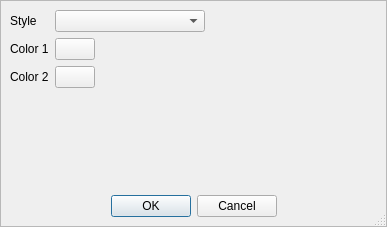
<?xml version="1.0" encoding="UTF-8"?>
<ui version="4.0">
 <class>StyleDialog</class>
 <widget class="QDialog" name="StyleDialog">
  <property name="windowModality">
   <enum>Qt::NonModal</enum>
  </property>
  <property name="geometry">
   <rect>
    <x>0</x>
    <y>0</y>
    <width>387</width>
    <height>227</height>
   </rect>
  </property>
  <property name="windowTitle">
   <string>Define Style</string>
  </property>
  <property name="sizeGripEnabled">
   <bool>true</bool>
  </property>
  <layout class="QVBoxLayout" name="verticalLayout">
   <property name="spacing">
    <number>0</number>
   </property>
   <property name="margin">
    <number>0</number>
   </property>
   <item>
    <widget class="HeaderFrame" name="headerFrame"/>
   </item>
   <item>
    <widget class="QFrame" name="frame_2">
     <property name="frameShape">
      <enum>QFrame::StyledPanel</enum>
     </property>
     <property name="frameShadow">
      <enum>QFrame::Raised</enum>
     </property>
     <layout class="QFormLayout" name="formLayout">
      <property name="fieldGrowthPolicy">
       <enum>QFormLayout::AllNonFixedFieldsGrow</enum>
      </property>
      <item row="0" column="0">
       <layout class="QGridLayout" name="gridLayout_2">
        <item row="2" column="2">
         <widget class="QPushButton" name="color2Button">
          <property name="sizePolicy">
           <sizepolicy hsizetype="Fixed" vsizetype="Fixed">
            <horstretch>0</horstretch>
            <verstretch>0</verstretch>
           </sizepolicy>
          </property>
          <property name="toolTip">
           <string>Choose color</string>
          </property>
          <property name="text">
           <string/>
          </property>
         </widget>
        </item>
        <item row="1" column="2">
         <widget class="QPushButton" name="color1Button">
          <property name="sizePolicy">
           <sizepolicy hsizetype="Fixed" vsizetype="Fixed">
            <horstretch>0</horstretch>
            <verstretch>0</verstretch>
           </sizepolicy>
          </property>
          <property name="toolTip">
           <string>Choose color</string>
          </property>
          <property name="text">
           <string/>
          </property>
         </widget>
        </item>
        <item row="2" column="1">
         <widget class="QLabel" name="color2Label">
          <property name="sizePolicy">
           <sizepolicy hsizetype="Minimum" vsizetype="Preferred">
            <horstretch>0</horstretch>
            <verstretch>0</verstretch>
           </sizepolicy>
          </property>
          <property name="text">
           <string>Color 2</string>
          </property>
         </widget>
        </item>
        <item row="1" column="1">
         <widget class="QLabel" name="color1Label">
          <property name="sizePolicy">
           <sizepolicy hsizetype="Minimum" vsizetype="Preferred">
            <horstretch>0</horstretch>
            <verstretch>0</verstretch>
           </sizepolicy>
          </property>
          <property name="text">
           <string>Color 1</string>
          </property>
         </widget>
        </item>
        <item row="0" column="2">
         <widget class="QComboBox" name="styleComboBox">
          <property name="sizePolicy">
           <sizepolicy hsizetype="Fixed" vsizetype="Fixed">
            <horstretch>0</horstretch>
            <verstretch>0</verstretch>
           </sizepolicy>
          </property>
          <property name="minimumSize">
           <size>
            <width>150</width>
            <height>0</height>
           </size>
          </property>
         </widget>
        </item>
        <item row="0" column="1">
         <widget class="QLabel" name="syleLabel">
          <property name="sizePolicy">
           <sizepolicy hsizetype="Minimum" vsizetype="Preferred">
            <horstretch>0</horstretch>
            <verstretch>0</verstretch>
           </sizepolicy>
          </property>
          <property name="text">
           <string>Style</string>
          </property>
         </widget>
        </item>
        <item row="3" column="1">
         <spacer name="verticalSpacer">
          <property name="orientation">
           <enum>Qt::Vertical</enum>
          </property>
          <property name="sizeType">
           <enum>QSizePolicy::Expanding</enum>
          </property>
          <property name="sizeHint" stdset="0">
           <size>
            <width>0</width>
            <height>5000</height>
           </size>
          </property>
         </spacer>
        </item>
       </layout>
      </item>
      <item row="0" column="1">
       <widget class="QWidget" name="previewWidget" native="true">
        <property name="sizePolicy">
         <sizepolicy hsizetype="Preferred" vsizetype="Preferred">
          <horstretch>0</horstretch>
          <verstretch>0</verstretch>
         </sizepolicy>
        </property>
       </widget>
      </item>
      <item row="2" column="0" colspan="2">
       <widget class="QDialogButtonBox" name="buttonBox">
        <property name="orientation">
         <enum>Qt::Horizontal</enum>
        </property>
        <property name="standardButtons">
         <set>QDialogButtonBox::Cancel|QDialogButtonBox::Ok</set>
        </property>
        <property name="centerButtons">
         <bool>true</bool>
        </property>
       </widget>
      </item>
     </layout>
    </widget>
   </item>
  </layout>
 </widget>
 <customwidgets>
  <customwidget>
   <class>HeaderFrame</class>
   <extends>QFrame</extends>
   <header>gui/common/HeaderFrame.h</header>
   <container>1</container>
  </customwidget>
 </customwidgets>
 <resources/>
 <connections/>
</ui>
